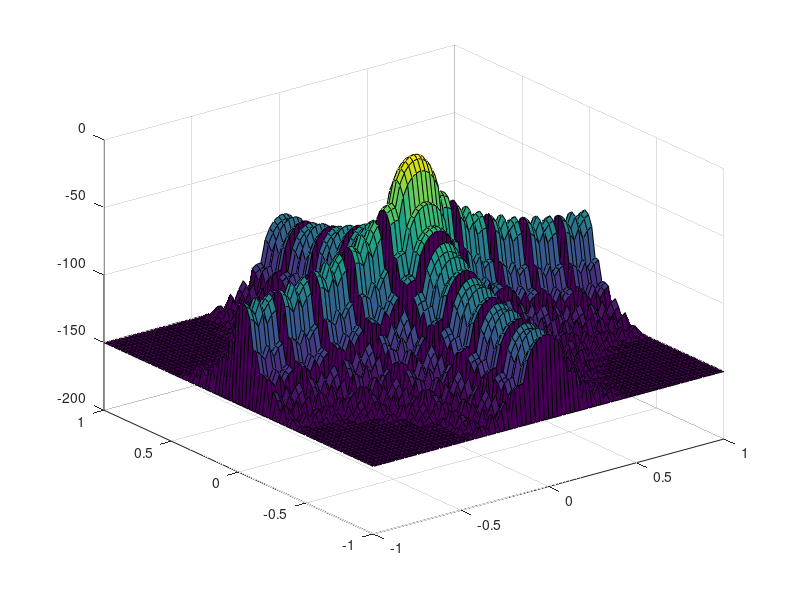

Here is the MATLAB script that generated this plot: (Note: this script raises an error after producing the figure.)
%%%%%%%%%%%%%%%%%%%%%%%%%%%%%%%%
% Figure 4.16
% Beam pattern: separable Hamming weighting
% Xin Zhang 9/18/99
% Updated by K. Bell 9/29/00
% Updated by Lillian Xiaolan Xu 02/12/2001, K. Bell 7/23/01, 9/30/01
%%%%%%%%%%%%%%%%%%%%%%%%%%%%%%%%
% Description:
%    Redrawing of Figure 4.16,
% Parameters:
%    N=M=11, dx = dy = lambda/2
close all
clear all
Nx = 30;
Ny = 50;
dx = 0.5;
dy = 0.5;
Dx = [-(Nx-1)/2:1:(Nx-1)/2];
Dy = [-(Ny-1)/2:1:(Ny-1)/2];
ux = [-1:0.025:1];
uy = [-1:0.025:1];
nx = length(ux);
ny = length(uy);

% Hamming
 wx = 0.5+0.5*cos(2*pi*Dx.'/Nx);
 wy = 0.5+0.5*cos(2*pi*Dy.'/Ny);
% wx=ones(1,10)';
% wy=wx;

Ax = exp(1j*pi*Dx.'*ux);
Ay = exp(1j*pi*Dy.'*uy);
Bx = wx'*Ax;
By = wy'*Ay;
Bx = ones(nx,1)*Bx;
By = By.'*ones(1,ny);
Beam = Bx.*By;
BP = abs(Beam)/max(max(abs(Beam)));
figure
G = 10*log10(abs(BP).^2);
G = max(G,-150);
surf(ux,uy,(G))
figure
patternCustom(G,ux,uy, 'CoordinateSystem','polar');

xlabel('\it u_x','Fontsize',14);
ylabel('\it u_y','Fontsize',14);
zlabel('Beam pattern (dB)','Fontsize',14);
% axis([-1 1 -1 1 -150 0])